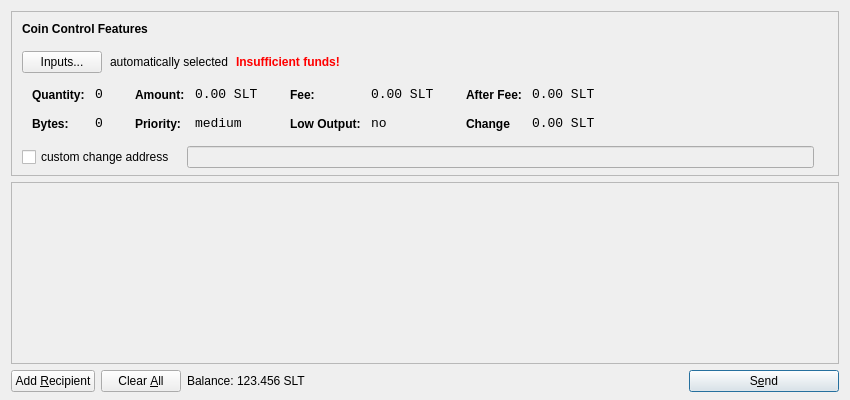
<?xml version="1.0" encoding="UTF-8"?>
<ui version="4.0">
 <class>SendCoinsDialog</class>
 <widget class="QDialog" name="SendCoinsDialog">
  <property name="geometry">
   <rect>
    <x>0</x>
    <y>0</y>
    <width>850</width>
    <height>400</height>
   </rect>
  </property>
  <property name="windowTitle">
   <string>Send Coins</string>
  </property>
  <layout class="QVBoxLayout" name="verticalLayout" stretch="0,1,0">
   <property name="bottomMargin">
    <number>8</number>
   </property>
   <item>
    <widget class="QFrame" name="frameCoinControl">
     <property name="sizePolicy">
      <sizepolicy hsizetype="Expanding" vsizetype="Expanding">
       <horstretch>0</horstretch>
       <verstretch>0</verstretch>
      </sizepolicy>
     </property>
     <property name="maximumSize">
      <size>
       <width>16777215</width>
       <height>16777215</height>
      </size>
     </property>
     <property name="frameShape">
      <enum>QFrame::StyledPanel</enum>
     </property>
     <property name="frameShadow">
      <enum>QFrame::Sunken</enum>
     </property>
     <layout class="QVBoxLayout" name="verticalLayoutCoinControl2">
      <property name="spacing">
       <number>-1</number>
      </property>
      <property name="leftMargin">
       <number>0</number>
      </property>
      <property name="topMargin">
       <number>0</number>
      </property>
      <property name="rightMargin">
       <number>0</number>
      </property>
      <property name="bottomMargin">
       <number>6</number>
      </property>
      <item>
       <layout class="QVBoxLayout" name="verticalLayoutCoinControl" stretch="0,0,0,0,1">
        <property name="spacing">
         <number>0</number>
        </property>
        <property name="leftMargin">
         <number>10</number>
        </property>
        <property name="topMargin">
         <number>10</number>
        </property>
        <item>
         <layout class="QHBoxLayout" name="horizontalLayoutCoinControl1">
          <property name="bottomMargin">
           <number>15</number>
          </property>
          <item>
           <widget class="QLabel" name="labelCoinControlFeatures">
            <property name="sizePolicy">
             <sizepolicy hsizetype="Preferred" vsizetype="Maximum">
              <horstretch>0</horstretch>
              <verstretch>0</verstretch>
             </sizepolicy>
            </property>
            <property name="font">
             <font>
              <weight>75</weight>
              <bold>true</bold>
             </font>
            </property>
            <property name="styleSheet">
             <string notr="true">font-weight:bold;</string>
            </property>
            <property name="text">
             <string>Coin Control Features</string>
            </property>
           </widget>
          </item>
         </layout>
        </item>
        <item>
         <layout class="QHBoxLayout" name="horizontalLayoutCoinControl2" stretch="0,0,0,0">
          <property name="spacing">
           <number>8</number>
          </property>
          <property name="bottomMargin">
           <number>10</number>
          </property>
          <item>
           <widget class="QPushButton" name="pushButtonCoinControl">
            <property name="styleSheet">
             <string notr="true"/>
            </property>
            <property name="text">
             <string>Inputs...</string>
            </property>
           </widget>
          </item>
          <item>
           <widget class="QLabel" name="labelCoinControlAutomaticallySelected">
            <property name="text">
             <string>automatically selected</string>
            </property>
            <property name="margin">
             <number>5</number>
            </property>
           </widget>
          </item>
          <item>
           <widget class="QLabel" name="labelCoinControlInsuffFunds">
            <property name="font">
             <font>
              <weight>75</weight>
              <bold>true</bold>
             </font>
            </property>
            <property name="styleSheet">
             <string notr="true">color:red;font-weight:bold;</string>
            </property>
            <property name="text">
             <string>Insufficient funds!</string>
            </property>
            <property name="margin">
             <number>5</number>
            </property>
           </widget>
          </item>
          <item>
           <spacer name="horizontalSpacerCoinControl">
            <property name="orientation">
             <enum>Qt::Horizontal</enum>
            </property>
            <property name="sizeHint" stdset="0">
             <size>
              <width>40</width>
              <height>1</height>
             </size>
            </property>
           </spacer>
          </item>
         </layout>
        </item>
        <item>
         <widget class="QWidget" name="widgetCoinControl" native="true">
          <property name="sizePolicy">
           <sizepolicy hsizetype="Preferred" vsizetype="Preferred">
            <horstretch>0</horstretch>
            <verstretch>0</verstretch>
           </sizepolicy>
          </property>
          <property name="minimumSize">
           <size>
            <width>0</width>
            <height>0</height>
           </size>
          </property>
          <property name="styleSheet">
           <string notr="true"/>
          </property>
          <layout class="QHBoxLayout" name="horizontalLayoutCoinControl5">
           <property name="margin">
            <number>0</number>
           </property>
           <item>
            <layout class="QHBoxLayout" name="horizontalLayoutCoinControl3" stretch="0,0,0,1">
             <property name="spacing">
              <number>20</number>
             </property>
             <property name="topMargin">
              <number>0</number>
             </property>
             <property name="bottomMargin">
              <number>10</number>
             </property>
             <item>
              <layout class="QFormLayout" name="formLayoutCoinControl1">
               <property name="horizontalSpacing">
                <number>10</number>
               </property>
               <property name="verticalSpacing">
                <number>14</number>
               </property>
               <property name="leftMargin">
                <number>10</number>
               </property>
               <property name="topMargin">
                <number>4</number>
               </property>
               <property name="rightMargin">
                <number>6</number>
               </property>
               <item row="0" column="0">
                <widget class="QLabel" name="labelCoinControlQuantityText">
                 <property name="styleSheet">
                  <string notr="true">font-weight:bold;</string>
                 </property>
                 <property name="text">
                  <string>Quantity:</string>
                 </property>
                 <property name="margin">
                  <number>0</number>
                 </property>
                </widget>
               </item>
               <item row="0" column="1">
                <widget class="QLabel" name="labelCoinControlQuantity">
                 <property name="font">
                  <font>
                   <family>Monospace</family>
                   <pointsize>10</pointsize>
                  </font>
                 </property>
                 <property name="cursor">
                  <cursorShape>IBeamCursor</cursorShape>
                 </property>
                 <property name="contextMenuPolicy">
                  <enum>Qt::ActionsContextMenu</enum>
                 </property>
                 <property name="text">
                  <string>0</string>
                 </property>
                 <property name="margin">
                  <number>0</number>
                 </property>
                 <property name="textInteractionFlags">
                  <set>Qt::LinksAccessibleByMouse|Qt::TextSelectableByKeyboard|Qt::TextSelectableByMouse</set>
                 </property>
                </widget>
               </item>
               <item row="1" column="0">
                <widget class="QLabel" name="labelCoinControlBytesText">
                 <property name="styleSheet">
                  <string notr="true">font-weight:bold;</string>
                 </property>
                 <property name="text">
                  <string>Bytes:</string>
                 </property>
                </widget>
               </item>
               <item row="1" column="1">
                <widget class="QLabel" name="labelCoinControlBytes">
                 <property name="font">
                  <font>
                   <family>Monospace</family>
                   <pointsize>10</pointsize>
                  </font>
                 </property>
                 <property name="cursor">
                  <cursorShape>IBeamCursor</cursorShape>
                 </property>
                 <property name="contextMenuPolicy">
                  <enum>Qt::ActionsContextMenu</enum>
                 </property>
                 <property name="text">
                  <string>0</string>
                 </property>
                 <property name="textInteractionFlags">
                  <set>Qt::LinksAccessibleByMouse|Qt::TextSelectableByKeyboard|Qt::TextSelectableByMouse</set>
                 </property>
                </widget>
               </item>
              </layout>
             </item>
             <item>
              <layout class="QFormLayout" name="formLayoutCoinControl2">
               <property name="horizontalSpacing">
                <number>10</number>
               </property>
               <property name="verticalSpacing">
                <number>14</number>
               </property>
               <property name="leftMargin">
                <number>6</number>
               </property>
               <property name="topMargin">
                <number>4</number>
               </property>
               <property name="rightMargin">
                <number>6</number>
               </property>
               <item row="0" column="0">
                <widget class="QLabel" name="labelCoinControlAmountText">
                 <property name="styleSheet">
                  <string notr="true">font-weight:bold;</string>
                 </property>
                 <property name="text">
                  <string>Amount:</string>
                 </property>
                 <property name="margin">
                  <number>0</number>
                 </property>
                </widget>
               </item>
               <item row="0" column="1">
                <widget class="QLabel" name="labelCoinControlAmount">
                 <property name="font">
                  <font>
                   <family>Monospace</family>
                   <pointsize>10</pointsize>
                  </font>
                 </property>
                 <property name="cursor">
                  <cursorShape>IBeamCursor</cursorShape>
                 </property>
                 <property name="contextMenuPolicy">
                  <enum>Qt::ActionsContextMenu</enum>
                 </property>
                 <property name="text">
                  <string>0.00 SLT</string>
                 </property>
                 <property name="textInteractionFlags">
                  <set>Qt::LinksAccessibleByMouse|Qt::TextSelectableByKeyboard|Qt::TextSelectableByMouse</set>
                 </property>
                </widget>
               </item>
               <item row="1" column="0">
                <widget class="QLabel" name="labelCoinControlPriorityText">
                 <property name="styleSheet">
                  <string notr="true">font-weight:bold;</string>
                 </property>
                 <property name="text">
                  <string>Priority:</string>
                 </property>
                </widget>
               </item>
               <item row="1" column="1">
                <widget class="QLabel" name="labelCoinControlPriority">
                 <property name="font">
                  <font>
                   <family>Monospace</family>
                   <pointsize>10</pointsize>
                  </font>
                 </property>
                 <property name="cursor">
                  <cursorShape>IBeamCursor</cursorShape>
                 </property>
                 <property name="contextMenuPolicy">
                  <enum>Qt::ActionsContextMenu</enum>
                 </property>
                 <property name="text">
                  <string>medium</string>
                 </property>
                 <property name="textInteractionFlags">
                  <set>Qt::LinksAccessibleByMouse|Qt::TextSelectableByKeyboard|Qt::TextSelectableByMouse</set>
                 </property>
                </widget>
               </item>
              </layout>
             </item>
             <item>
              <layout class="QFormLayout" name="formLayoutCoinControl3">
               <property name="horizontalSpacing">
                <number>10</number>
               </property>
               <property name="verticalSpacing">
                <number>14</number>
               </property>
               <property name="leftMargin">
                <number>6</number>
               </property>
               <property name="topMargin">
                <number>4</number>
               </property>
               <property name="rightMargin">
                <number>6</number>
               </property>
               <item row="0" column="0">
                <widget class="QLabel" name="labelCoinControlFeeText">
                 <property name="styleSheet">
                  <string notr="true">font-weight:bold;</string>
                 </property>
                 <property name="text">
                  <string>Fee:</string>
                 </property>
                 <property name="margin">
                  <number>0</number>
                 </property>
                </widget>
               </item>
               <item row="0" column="1">
                <widget class="QLabel" name="labelCoinControlFee">
                 <property name="font">
                  <font>
                   <family>Monospace</family>
                   <pointsize>10</pointsize>
                  </font>
                 </property>
                 <property name="cursor">
                  <cursorShape>IBeamCursor</cursorShape>
                 </property>
                 <property name="contextMenuPolicy">
                  <enum>Qt::ActionsContextMenu</enum>
                 </property>
                 <property name="text">
                  <string>0.00 SLT</string>
                 </property>
                 <property name="textInteractionFlags">
                  <set>Qt::LinksAccessibleByMouse|Qt::TextSelectableByKeyboard|Qt::TextSelectableByMouse</set>
                 </property>
                </widget>
               </item>
               <item row="1" column="0">
                <widget class="QLabel" name="labelCoinControlLowOutputText">
                 <property name="styleSheet">
                  <string notr="true">font-weight:bold;</string>
                 </property>
                 <property name="text">
                  <string>Low Output:</string>
                 </property>
                </widget>
               </item>
               <item row="1" column="1">
                <widget class="QLabel" name="labelCoinControlLowOutput">
                 <property name="font">
                  <font>
                   <family>Monospace</family>
                   <pointsize>10</pointsize>
                  </font>
                 </property>
                 <property name="cursor">
                  <cursorShape>IBeamCursor</cursorShape>
                 </property>
                 <property name="contextMenuPolicy">
                  <enum>Qt::ActionsContextMenu</enum>
                 </property>
                 <property name="text">
                  <string>no</string>
                 </property>
                 <property name="textInteractionFlags">
                  <set>Qt::LinksAccessibleByMouse|Qt::TextSelectableByKeyboard|Qt::TextSelectableByMouse</set>
                 </property>
                </widget>
               </item>
              </layout>
             </item>
             <item>
              <layout class="QFormLayout" name="formLayoutCoinControl4">
               <property name="horizontalSpacing">
                <number>10</number>
               </property>
               <property name="verticalSpacing">
                <number>14</number>
               </property>
               <property name="leftMargin">
                <number>6</number>
               </property>
               <property name="topMargin">
                <number>4</number>
               </property>
               <property name="rightMargin">
                <number>6</number>
               </property>
               <item row="0" column="0">
                <widget class="QLabel" name="labelCoinControlAfterFeeText">
                 <property name="styleSheet">
                  <string notr="true">font-weight:bold;</string>
                 </property>
                 <property name="text">
                  <string>After Fee:</string>
                 </property>
                 <property name="margin">
                  <number>0</number>
                 </property>
                </widget>
               </item>
               <item row="0" column="1">
                <widget class="QLabel" name="labelCoinControlAfterFee">
                 <property name="font">
                  <font>
                   <family>Monospace</family>
                   <pointsize>10</pointsize>
                  </font>
                 </property>
                 <property name="cursor">
                  <cursorShape>IBeamCursor</cursorShape>
                 </property>
                 <property name="contextMenuPolicy">
                  <enum>Qt::ActionsContextMenu</enum>
                 </property>
                 <property name="text">
                  <string>0.00 SLT</string>
                 </property>
                 <property name="textInteractionFlags">
                  <set>Qt::LinksAccessibleByMouse|Qt::TextSelectableByKeyboard|Qt::TextSelectableByMouse</set>
                 </property>
                </widget>
               </item>
               <item row="1" column="0">
                <widget class="QLabel" name="labelCoinControlChangeText">
                 <property name="styleSheet">
                  <string notr="true">font-weight:bold;</string>
                 </property>
                 <property name="text">
                  <string>Change</string>
                 </property>
                </widget>
               </item>
               <item row="1" column="1">
                <widget class="QLabel" name="labelCoinControlChange">
                 <property name="font">
                  <font>
                   <family>Monospace</family>
                   <pointsize>10</pointsize>
                  </font>
                 </property>
                 <property name="cursor">
                  <cursorShape>IBeamCursor</cursorShape>
                 </property>
                 <property name="contextMenuPolicy">
                  <enum>Qt::ActionsContextMenu</enum>
                 </property>
                 <property name="text">
                  <string>0.00 SLT</string>
                 </property>
                 <property name="textInteractionFlags">
                  <set>Qt::LinksAccessibleByMouse|Qt::TextSelectableByKeyboard|Qt::TextSelectableByMouse</set>
                 </property>
                </widget>
               </item>
              </layout>
             </item>
            </layout>
           </item>
          </layout>
         </widget>
        </item>
        <item>
         <layout class="QHBoxLayout" name="horizontalLayoutCoinControl4" stretch="0,0,0">
          <property name="spacing">
           <number>12</number>
          </property>
          <property name="sizeConstraint">
           <enum>QLayout::SetDefaultConstraint</enum>
          </property>
          <property name="topMargin">
           <number>5</number>
          </property>
          <property name="rightMargin">
           <number>5</number>
          </property>
          <item>
           <widget class="QCheckBox" name="checkBoxCoinControlChange">
            <property name="text">
             <string>custom change address</string>
            </property>
           </widget>
          </item>
          <item>
           <widget class="QLineEdit" name="lineEditCoinControlChange">
            <property name="enabled">
             <bool>false</bool>
            </property>
            <property name="sizePolicy">
             <sizepolicy hsizetype="Expanding" vsizetype="Fixed">
              <horstretch>0</horstretch>
              <verstretch>0</verstretch>
             </sizepolicy>
            </property>
           </widget>
          </item>
          <item>
           <widget class="QLabel" name="labelCoinControlChangeLabel">
            <property name="sizePolicy">
             <sizepolicy hsizetype="Preferred" vsizetype="Expanding">
              <horstretch>0</horstretch>
              <verstretch>0</verstretch>
             </sizepolicy>
            </property>
            <property name="minimumSize">
             <size>
              <width>0</width>
              <height>0</height>
             </size>
            </property>
            <property name="text">
             <string/>
            </property>
            <property name="margin">
             <number>3</number>
            </property>
           </widget>
          </item>
         </layout>
        </item>
        <item>
         <spacer name="verticalSpacerCoinControl">
          <property name="orientation">
           <enum>Qt::Vertical</enum>
          </property>
          <property name="sizeHint" stdset="0">
           <size>
            <width>800</width>
            <height>1</height>
           </size>
          </property>
         </spacer>
        </item>
       </layout>
      </item>
     </layout>
    </widget>
   </item>
   <item>
    <widget class="QScrollArea" name="scrollArea">
     <property name="widgetResizable">
      <bool>true</bool>
     </property>
     <widget class="QWidget" name="scrollAreaWidgetContents">
      <property name="geometry">
       <rect>
        <x>0</x>
        <y>0</y>
        <width>830</width>
        <height>165</height>
       </rect>
      </property>
      <layout class="QVBoxLayout" name="verticalLayout_2">
       <property name="margin">
        <number>0</number>
       </property>
       <item>
        <layout class="QVBoxLayout" name="entries">
         <property name="spacing">
          <number>6</number>
         </property>
        </layout>
       </item>
       <item>
        <spacer name="verticalSpacer">
         <property name="orientation">
          <enum>Qt::Vertical</enum>
         </property>
         <property name="sizeHint" stdset="0">
          <size>
           <width>20</width>
           <height>40</height>
          </size>
         </property>
        </spacer>
       </item>
      </layout>
     </widget>
    </widget>
   </item>
   <item>
    <layout class="QHBoxLayout" name="horizontalLayout">
     <item>
      <widget class="QPushButton" name="addButton">
       <property name="toolTip">
        <string>Send to multiple recipients at once</string>
       </property>
       <property name="text">
        <string>Add &amp;Recipient</string>
       </property>
       <property name="icon">
        <iconset resource="../bitcoin.qrc">
         <normaloff>:/icons/add</normaloff>:/icons/add</iconset>
       </property>
       <property name="autoDefault">
        <bool>false</bool>
       </property>
      </widget>
     </item>
     <item>
      <widget class="QPushButton" name="clearButton">
       <property name="sizePolicy">
        <sizepolicy hsizetype="Minimum" vsizetype="Fixed">
         <horstretch>0</horstretch>
         <verstretch>0</verstretch>
        </sizepolicy>
       </property>
       <property name="toolTip">
        <string>Remove all transaction fields</string>
       </property>
       <property name="text">
        <string>Clear &amp;All</string>
       </property>
       <property name="icon">
        <iconset resource="../bitcoin.qrc">
         <normaloff>:/icons/remove</normaloff>:/icons/remove</iconset>
       </property>
       <property name="autoRepeatDelay">
        <number>300</number>
       </property>
       <property name="autoDefault">
        <bool>false</bool>
       </property>
      </widget>
     </item>
     <item>
      <layout class="QHBoxLayout" name="horizontalLayout_2">
       <property name="spacing">
        <number>3</number>
       </property>
       <item>
        <widget class="QLabel" name="label">
         <property name="sizePolicy">
          <sizepolicy hsizetype="Preferred" vsizetype="Fixed">
           <horstretch>0</horstretch>
           <verstretch>0</verstretch>
          </sizepolicy>
         </property>
         <property name="text">
          <string>Balance:</string>
         </property>
        </widget>
       </item>
       <item>
        <widget class="QLabel" name="labelBalance">
         <property name="sizePolicy">
          <sizepolicy hsizetype="Preferred" vsizetype="Fixed">
           <horstretch>0</horstretch>
           <verstretch>0</verstretch>
          </sizepolicy>
         </property>
         <property name="cursor">
          <cursorShape>IBeamCursor</cursorShape>
         </property>
         <property name="text">
          <string>123.456 SLT</string>
         </property>
         <property name="textInteractionFlags">
          <set>Qt::LinksAccessibleByMouse|Qt::TextSelectableByKeyboard|Qt::TextSelectableByMouse</set>
         </property>
        </widget>
       </item>
      </layout>
     </item>
     <item>
      <spacer name="horizontalSpacer">
       <property name="orientation">
        <enum>Qt::Horizontal</enum>
       </property>
       <property name="sizeHint" stdset="0">
        <size>
         <width>40</width>
         <height>20</height>
        </size>
       </property>
      </spacer>
     </item>
     <item>
      <widget class="QPushButton" name="sendButton">
       <property name="minimumSize">
        <size>
         <width>150</width>
         <height>0</height>
        </size>
       </property>
       <property name="toolTip">
        <string>Confirm the send action</string>
       </property>
       <property name="text">
        <string>S&amp;end</string>
       </property>
       <property name="icon">
        <iconset resource="../bitcoin.qrc">
         <normaloff>:/icons/send</normaloff>:/icons/send</iconset>
       </property>
       <property name="default">
        <bool>true</bool>
       </property>
      </widget>
     </item>
    </layout>
   </item>
  </layout>
 </widget>
 <resources>
  <include location="../bitcoin.qrc"/>
 </resources>
 <connections/>
</ui>
